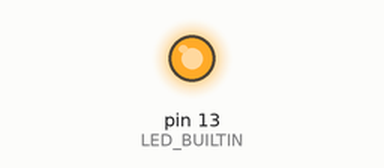
Recording of a sketch running on a simulated Arduino Uno, built with avr-gcc and run on an emulated ATmega328P. Parts: output pins drawn as LEDs (lit = HIGH).

Above: at 0.4 s.
At 37.9 s:
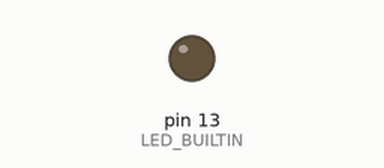
Timing chart, 0 to 40.0 s (numbered marks = the images above):
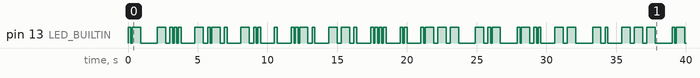

The sketch:

2.1.ino
```cpp
String input = "AYUSH";
char ch;
void setup() {
  // initialize digital pin LED_BUILTIN as an output.
  pinMode(LED_BUILTIN, OUTPUT);
}

void dash()
{
  digitalWrite(LED_BUILTIN, HIGH);
  delay(600);
  digitalWrite(LED_BUILTIN, LOW);
  delay(300);
}
void dot()
{
  digitalWrite(LED_BUILTIN, HIGH);
  delay(200);
  digitalWrite(LED_BUILTIN, LOW);
  delay(100);
}


void morse_print()
{
  if (ch = 'A')
  {
    dot();
    dash();
    delay(900);
  }

  if (ch = 'B')
  {

    dash();
    dot();
    dot();
    dot();
    delay(900);
  }
  if (ch = 'C')
  {

    dash();
    dot();
    dash();
    dot();
    delay(900);
  }
  if (ch = 'D')
  {

    dash();
    dot();
    dot();
    delay(900);
  }
  if (ch = 'E')
  {
    dot();
    delay(900);
  }
  if (ch = 'F')
  {
    dot();
    dot();
    dash();
    dot();
    delay(900);
  }
  if (ch = 'G')
  {

    dash();
    dash();
    dot();
    delay(900);
  }
  if (ch = 'H')
  {
    dot();
    dot();
    dot();
    dot();
    delay(900);
  }
  if (ch = 'I')
  {
    dot();
    dot();
    delay(900);
  }
  if (ch = 'J')
  {
    dot();
    dash();
    dash();
    dash();
    delay(900);
  }
  if (ch = 'K')
  {
    dash();
    dot();
    dash();
    delay(900);
  }
  if (ch = 'L')
  {
    dot();
    dash();
    dot();
    dot();
    delay(900);
  }
  if (ch = 'M')
  {

    dash();
    dash();
    delay(900);
  }
  if (ch = 'N')
  {
    dash();
    dot();
    delay(900);
  }
  if (ch = 'O')
  {
    dash();
    dash();
    dash();
    delay(900);
  }
  if (ch = 'P')
  {
    dot();
    dash();
    dash();
    dot();
    delay(900);
  }
  if (ch = 'Q')
  {
    dash();
    dash();
    dot();
    dash();
    delay(900);
  }

  if (ch = 'R')
  {
    dot();
    dash();
    dot();
    delay(900);
  }
  if (ch = 'S')
  {
    dot();
    dot();
    dot();
    delay(900);
  }
  if (ch = 'T')
  {
    dash();
    delay(900);
  }
  if (ch = 'U')
  {
    dot();
    dot();
    dash();
    delay(900);
  }
  if (ch = 'V')
  {
    dot();
    dot();
    dot();
    dash();
    delay(900);
  }
  if (ch = 'W')
  {
    dot();
    dash();
    dash();
    delay(900);
  }
  if (ch = 'X')
  {
    dash();
    dot();
    dot();
    dash();
    delay(900);
  }
  if (ch = 'Y')
  {
    dash();
    dot();
    dash();
    dash();
    delay(900);
  }
  if (ch = 'Z')
  {

    dash();
    dash();
    dot();
    dot();
    delay(900);
  }
  else
  {
    Serial.println("Enter a valid input");
  }
}

// the loop function runs over and over again forever
void loop() {
  for (int i = 0; i < input.length(); i++)
  {
    ch = input.charAt(i);
    Serial.println(ch);
    morse_print();
  }
}
```

Measured:
- by itself, pin 13 (LED_BUILTIN): LOW → HIGH at 0.00 s, → LOW 0.20 s later, → HIGH 0.10 s later, → LOW 0.60 s later, … (94 changes in this stretch)
